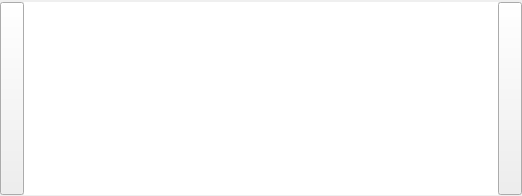
<?xml version="1.0" encoding="UTF-8"?>
<ui version="4.0">
 <class>MediaMode</class>
 <widget class="CMediaMode" name="MediaMode">
  <property name="geometry">
   <rect>
    <x>0</x>
    <y>0</y>
    <width>522</width>
    <height>196</height>
   </rect>
  </property>
  <property name="sizePolicy">
   <sizepolicy hsizetype="Preferred" vsizetype="Minimum">
    <horstretch>0</horstretch>
    <verstretch>0</verstretch>
   </sizepolicy>
  </property>
  <property name="palette">
   <palette>
    <active>
     <colorrole role="Text">
      <brush brushstyle="SolidPattern">
       <color alpha="255">
        <red>7</red>
        <green>7</green>
        <blue>7</blue>
       </color>
      </brush>
     </colorrole>
    </active>
    <inactive>
     <colorrole role="Text">
      <brush brushstyle="SolidPattern">
       <color alpha="255">
        <red>7</red>
        <green>7</green>
        <blue>7</blue>
       </color>
      </brush>
     </colorrole>
    </inactive>
    <disabled>
     <colorrole role="Text">
      <brush brushstyle="SolidPattern">
       <color alpha="255">
        <red>120</red>
        <green>120</green>
        <blue>120</blue>
       </color>
      </brush>
     </colorrole>
    </disabled>
   </palette>
  </property>
  <property name="skinBackground" stdset="0">
   <string notr="true">usetransparent=&quot;1&quot; can_glass=&quot;1&quot; useSystemColorizationColor=&quot;0&quot; hideAllWhenGlass=&quot;1&quot; hideImageWhenTransparent=&quot;1&quot;  colorizationColorMinAlpha=&quot;0.0&quot; src=&quot;img\tree\downpanelback1.png&quot;</string>
  </property>
  <property name="buttonsImage" stdset="0">
   <stringlist notr="true">
    <string>img\tree\network-icon.png</string>
    <string>img\tree\network-local-icon.png</string>
    <string>img\tree\records-icon.png</string>
    <string>img\tree\network-icon.png</string>
   </stringlist>
  </property>
  <layout class="QGridLayout" name="gridLayout">
   <property name="leftMargin">
    <number>0</number>
   </property>
   <property name="topMargin">
    <number>2</number>
   </property>
   <property name="rightMargin">
    <number>0</number>
   </property>
   <property name="bottomMargin">
    <number>1</number>
   </property>
   <property name="spacing">
    <number>0</number>
   </property>
   <item row="0" column="0">
    <widget class="CSkinButton" name="PANEL_UP_BUTTON_ID">
     <property name="sizePolicy">
      <sizepolicy hsizetype="Minimum" vsizetype="Minimum">
       <horstretch>0</horstretch>
       <verstretch>0</verstretch>
      </sizepolicy>
     </property>
     <property name="focusPolicy">
      <enum>Qt::NoFocus</enum>
     </property>
     <property name="text">
      <string notr="true"/>
     </property>
     <property name="autoRepeat">
      <bool>true</bool>
     </property>
     <property name="skinImage" stdset="0">
      <stringlist notr="true">
       <string>src=&quot;img\tree\panelleft.png&quot;</string>
      </stringlist>
     </property>
    </widget>
   </item>
   <item row="0" column="2">
    <widget class="CSkinButton" name="PANEL_DOWN_BUTTON_ID">
     <property name="sizePolicy">
      <sizepolicy hsizetype="Minimum" vsizetype="Minimum">
       <horstretch>0</horstretch>
       <verstretch>0</verstretch>
      </sizepolicy>
     </property>
     <property name="focusPolicy">
      <enum>Qt::NoFocus</enum>
     </property>
     <property name="text">
      <string notr="true"/>
     </property>
     <property name="autoRepeat">
      <bool>true</bool>
     </property>
     <property name="skinImage" stdset="0">
      <stringlist>
       <string>src=&quot;img\tree\panelright.png&quot;</string>
      </stringlist>
     </property>
    </widget>
   </item>
   <item row="0" column="1">
    <widget class="CSkinPanel" name="SkinPanel">
     <property name="sizePolicy">
      <sizepolicy hsizetype="Expanding" vsizetype="Expanding">
       <horstretch>0</horstretch>
       <verstretch>0</verstretch>
      </sizepolicy>
     </property>
     <property name="font">
      <font>
       <family>Arial</family>
       <pointsize>9</pointsize>
       <weight>50</weight>
       <bold>false</bold>
      </font>
     </property>
     <property name="cursor" stdset="0">
      <cursorShape>PointingHandCursor</cursorShape>
     </property>
     <property name="focusPolicy">
      <enum>Qt::NoFocus</enum>
     </property>
     <property name="frameShape">
      <enum>QFrame::NoFrame</enum>
     </property>
     <property name="frameShadow">
      <enum>QFrame::Plain</enum>
     </property>
     <property name="lineWidth">
      <number>0</number>
     </property>
     <property name="verticalScrollBarPolicy">
      <enum>Qt::ScrollBarAlwaysOff</enum>
     </property>
     <property name="horizontalScrollBarPolicy">
      <enum>Qt::ScrollBarAlwaysOff</enum>
     </property>
     <property name="editTriggers">
      <set>QAbstractItemView::NoEditTriggers</set>
     </property>
     <property name="showDropIndicator" stdset="0">
      <bool>false</bool>
     </property>
     <property name="dragEnabled">
      <bool>false</bool>
     </property>
     <property name="dragDropMode">
      <enum>QAbstractItemView::DropOnly</enum>
     </property>
     <property name="defaultDropAction">
      <enum>Qt::IgnoreAction</enum>
     </property>
     <property name="selectionMode">
      <enum>QAbstractItemView::NoSelection</enum>
     </property>
     <property name="verticalScrollMode">
      <enum>QAbstractItemView::ScrollPerPixel</enum>
     </property>
     <property name="horizontalScrollMode">
      <enum>QAbstractItemView::ScrollPerPixel</enum>
     </property>
     <property name="flow">
      <enum>QListView::LeftToRight</enum>
     </property>
     <property name="spacing">
      <number>1</number>
     </property>
     <property name="uniformItemSizes">
      <bool>true</bool>
     </property>
     <property name="skinItemSize" stdset="0">
      <size>
       <width>96</width>
       <height>25</height>
      </size>
     </property>
     <property name="skinBaseSize" stdset="0">
      <size>
       <width>0</width>
       <height>25</height>
      </size>
     </property>
     <property name="skinImage" stdset="0">
      <stringlist notr="true">
       <string>src=&quot;img\tree\downpanelbutton.png&quot;</string>
       <string>src=&quot;img\tree\downpanelbuttonpress.png&quot;</string>
      </stringlist>
     </property>
     <property name="textRect" stdset="0">
      <rect>
       <x>16</x>
       <y>0</y>
       <width>80</width>
       <height>22</height>
      </rect>
     </property>
     <property name="textAlignment" stdset="0">
      <number>132</number>
     </property>
     <property name="glow" stdset="0">
      <string>glow=&quot;4.5&quot; color=&quot;0x50F0F0F0&quot;</string>
     </property>
     <property name="imgRect" stdset="0">
      <rect>
       <x>3</x>
       <y>1</y>
       <width>20</width>
       <height>20</height>
      </rect>
     </property>
    </widget>
   </item>
  </layout>
 </widget>
 <customwidgets>
  <customwidget>
   <class>CSkinPanel</class>
   <extends>QListView</extends>
   <header>SkinPanel.h</header>
  </customwidget>
  <customwidget>
   <class>CSkinButton</class>
   <extends>QToolButton</extends>
   <header>skinbutton.h</header>
  </customwidget>
  <customwidget>
   <class>CMediaMode</class>
   <extends>QWidget</extends>
   <header>MediaMode.h</header>
   <container>1</container>
  </customwidget>
 </customwidgets>
 <resources/>
 <connections/>
</ui>
